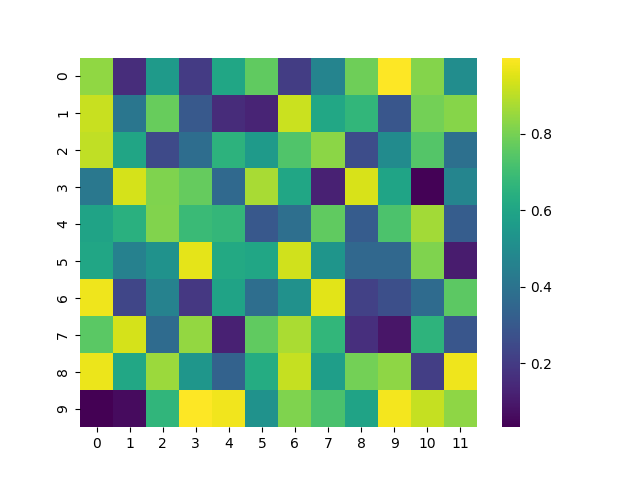

The script that saved this image:
# Heatmap Plot in Pythonimport seaborn as snsimport matplotlib.pyplot as pltimport numpy as npdata = np.random.rand(10,12)sns.heatmap(data, cmap='viridis') # Save the plot to a fileplt.savefig('heatmap.png', format='png')plt.show()